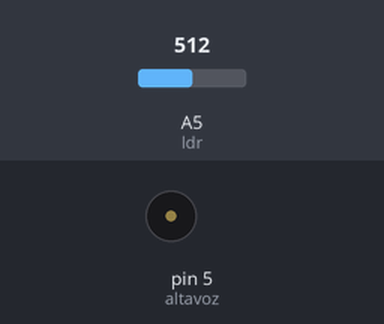
The sketch below on a simulated Arduino Uno, built with avr-gcc and run on an emulated ATmega328P. Parts: buzzer (waves = sounding). The inputs (shaded band) are chosen by the test bench; at power-on: A5 (ldr) = 512. What the sketch prints to the serial monitor is not drawn.

Above: at 0.3 s.
Timing chart, 0 to 3.0 s (numbered marks = the images above):
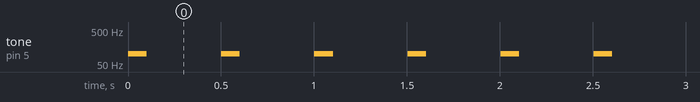

The sketch:

theremin.ino
```cpp
int luz; //será el valor de entrada de la LDR
int sonido; //será el valor de la frecuencia del altavoz
int ldr=A5; //conectaré la LDR al pin A5
int altavoz=5; //conectaré el altavoz al pin 5
int frecuencia_inferior=100; //limite de arduino Uno es 31
int frecuencia_superior=4000;
void setup(){
  pinMode(altavoz,OUTPUT);
  Serial.begin(9600); //interesa ver los valores de la LDR

}
void loop(){
    luz=analogRead(ldr);
    Serial.print("luz recibida: ");
    Serial.print(luz);
    Serial.print('\t');

    sonido=map(luz,0,20,frecuencia_inferior, frecuencia_superior);
    sonido=constrain(sonido,frecuencia_inferior,frecuencia_superior); //obligo a que no salga de esos valores
    Serial.print("frecuenca sonido: ");
    Serial.println(sonido);
    tone(altavoz,sonido,100);
    delay(500); //doy tiempo a que suene la nota y a una pequeña pausa
}
```

Measured:
- by itself, tone on pin 5 (altavoz): alternates 100 Hz for 0.10 s and silent for 0.40 s
